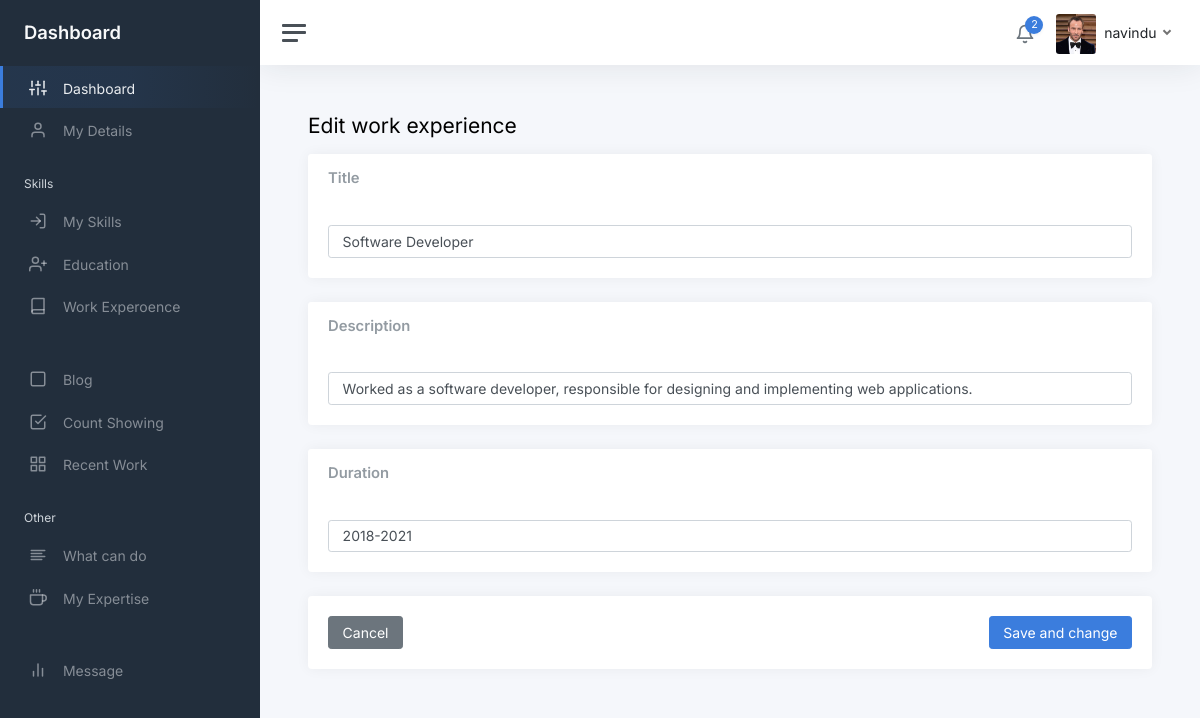
Page /admin2/static/editworkexperience.php?id=1 on the committed database.
### tables this page shows
CREATE TABLE `Detila` (
  `Id` int(11) NOT NULL,
  `Name` text DEFAULT NULL,
  `Role` text DEFAULT NULL,
  `AboutMe` text DEFAULT NULL,
  `Country` text DEFAULT NULL,
  `Profile_Pic` text DEFAULT NULL,
  `Bg_picture1` text DEFAULT NULL,
  `Bg_picture2` text DEFAULT NULL,
  `Skill_desc` text DEFAULT NULL,
  `email` varchar(255) DEFAULT NULL,
  `address` varchar(255) DEFAULT NULL,
  `telephone` varchar(20) DEFAULT NULL,
  `Cv` text DEFAULT NULL,
  `hirebanner` int(11) DEFAULT NULL
);

CREATE TABLE `WorkExperience` (
  `Id` int(11) NOT NULL,
  `Title` text DEFAULT NULL,
  `Duration` text DEFAULT NULL,
  `descriptions` text DEFAULT NULL
);

### admin2/static/editworkexperience.php (the view, shortened to what this page needs)
<?php
    require_once '../../connection.php';
    require_once './header.php';
    $id = $_GET['id'];
?>
<link rel="stylesheet" href="css/mydetails.css">
            <main class="content">
				<div class="container-fluid p-0">
                <form action="php/edit/WorkExperience.php" method="post" enctype="multipart/form-data">
					<div class="mb-3">
						<h1 class="h3 d-inline align-middle">Edit  work experience</h1>
					</div>
                    <?php
                            $sql1 = "SELECT * FROM WorkExperience WHERE Id ='$id'";
                            $result1 = $conn->query($sql1);
                            while($row1= $result1->fetch_assoc()) {
                    ?>
					<div class="row">
						<div class="col-12">
							<div class="card">
								<div class="card-header">
									<h5 class="card-title mb-0">Title</h5>
								</div>
								<div class="card-body">
									<input type="text" class="form-control" name="Title" placeholder="Enter  Title" value="<?php echo $row1['Title'] ?>">
								</div>
							</div>
                            <div class="card">
								<div class="card-header">
									<h5 class="card-title mb-0">Description</h5>
								</div>
								<div class="card-body">
									<input type="text" class="form-control" name="Description" placeholder="Enter Description" value="<?php echo $row1['descriptions'] ?>">
								</div>
							</div>
                            <div class="card">
								<div class="card-header">
									<h5 class="card-title mb-0">Duration</h5>
								</div>
								<div class="card-body">
									<input type="text" class="form-control" name="Duration" placeholder="2019-2020" value="<?php echo $row1['Duration'] ?>">
								</div>
							</div>
						</div>
					</div>
                    <?php } ?>
                        <div class="card">
                            <div class="card-body">
                                <div class="finishbtn">
                                    <button class="btn btn-secondary"  type="button" onclick="goBack()">Cancel</button>
                                    <button class="btn btn-primary" type="submit">Save and change</button>
                                </div>
                            </div>
                        </div>
                </form>
				</div>
			</main>
		</div>
	</div>
</body>
</html>

### admin2/static/header.php (shortened to what this page needs)
<!DOCTYPE html>
<html lang="en">
<head>
	<link href="css/app.css" rel="stylesheet">
</head>
<body>
	<div class="wrapper">
		<nav id="sidebar" class="sidebar js-sidebar">
			<div class="sidebar-content js-simplebar">
				<a class="sidebar-brand" href="index.html">
                    <span class="align-middle">Dashboard</span>
                </a>
				<ul class="sidebar-nav">
					<li class="sidebar-item active">
						<a class="sidebar-link" href="./index.php">
                        <i class="align-middle" data-feather="sliders"></i> <span class="align-middle">Dashboard</span>
                        </a>
					</li>
					<li class="sidebar-item">
						<a class="sidebar-link" href="./mydetails.php">
                        <i class="align-middle" data-feather="user"></i> <span class="align-middle">My Details</span>
                        </a>
					</li>
                    <li class="sidebar-header">
						Skills
					</li>
					<li class="sidebar-item">
						<a class="sidebar-link" href="./skills.php">
                        <i class="align-middle" data-feather="log-in"></i> <span class="align-middle">My Skills</span>
                        </a>
					</li>
					<li class="sidebar-item">
                            <a class="sidebar-link" href="education.php">
                            <i class="align-middle" data-feather="user-plus"></i> <span class="align-middle">Education</span>
                            </a>
					</li>
					<li class="sidebar-item">
						<a class="sidebar-link" href="workexperience.php">
                        <i class="align-middle" data-feather="book"></i> <span class="align-middle">Work Experoence</span>
                        </a>
					</li>
					<li class="sidebar-header">
					</li>
					<li class="sidebar-item">
						<a class="sidebar-link" href="blog.php">
                        <i class="align-middle" data-feather="square"></i> <span class="align-middle">Blog</span>
                        </a>
					</li>
					<li class="sidebar-item ">
						<a class="sidebar-link" href="countshow.php">
                        <i class="align-middle" data-feather="check-square"></i> <span class="align-middle">Count Showing</span>
                        </a>
					</li>
					<li class="sidebar-item">
						<a class="sidebar-link" href="recentwork.php">
                        <i class="align-middle" data-feather="grid"></i> <span class="align-middle">Recent Work</span>
                        </a>
					</li>
                    <li class="sidebar-header">
						Other
					</li>
					<li class="sidebar-item">
						<a class="sidebar-link" href="cando.php">
                        <i class="align-middle" data-feather="align-left"></i> <span class="align-middle">What can do</span>
                        </a>
					</li>
					<li class="sidebar-item">
						<a class="sidebar-link" href="myexpertise.php">
                        <i class="align-middle" data-feather="coffee"></i> <span class="align-middle">My Expertise</span>
                        </a>
					</li>
                    <li class="sidebar-header">
                    </li>
					<li class="sidebar-item">
						<a class="sidebar-link" href="mymsg.php">
                        <i class="align-middle" data-feather="bar-chart-2"></i> <span class="align-middle">Message</span>
                        </a>
					</li>
				</ul>
			</div>
		</nav>
		<div class="main">
			<nav class="navbar navbar-expand navbar-light navbar-bg">
				<a class="sidebar-toggle js-sidebar-toggle">
                    <i class="hamburger align-self-center"></i>
                </a>
				<div class="navbar-collapse collapse">
					<ul class="navbar-nav navbar-align">
						<li class="nav-item dropdown">
							<a class="nav-icon dropdown-toggle" href="mymsg.php">
								<div class="position-relative">
									<i class="align-middle" data-feather="bell"></i>
									<span class="indicator"><?php require_once 'php/showmsgcount.php'; ?></span>
								</div>
							</a>
						</li>
						<li class="nav-item dropdown">
                            <?php
                                $sql = "SELECT * FROM `Detila`";
                                $result = $conn->query($sql);
                                while ($row = $result->fetch_assoc()) {
                            ?>
							<a class="nav-link dropdown-toggle d-none d-sm-inline-block" href="#" data-bs-toggle="dropdown">
                                <img src="../../Assets/profile/<?php echo  $row['Profile_Pic'];?>" class="avatar img-fluid rounded me-1" alt="Charles Hall" /> <span class="text-dark"><?php echo  $row['Name'];?></span>
                            </a>
                            <?php } ?>
						</li>
					</ul>
				</div>
			</nav>

### admin2/static/css/mydetails.css (style rules this page uses)
.finishbtn { display: flex; justify-content: space-between !important; }

### rows in the picture
detila: Profile_Pic (picture), Name "navindu"
workexperience: Title "Software Developer", Description "Worked as a software developer, responsible for designing and implementing web applications.", Duration "2018-2021"

### other values in the picture
$rowCount "2"
